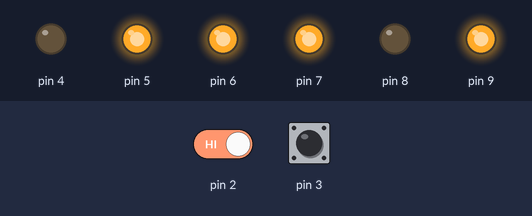
The sketch below on a simulated Arduino Uno, built with avr-gcc and run on an emulated ATmega328P. On the bench: output pins drawn as LEDs (lit = HIGH). Inputs (shaded band) come from the test bench; at power-on: pin 2 HIGH, pin 3 HIGH. What the sketch prints to the serial monitor is not drawn.

Above: at 1.3 s.
1.4 s: pin 2 driven LOW
Timing chart, 0 to 4.4 s (numbered marks = the images above; inputs shaded):
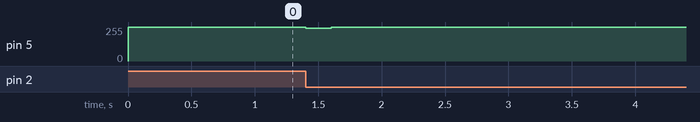

Measured:
- after the input at 1.4 s, pin 5: 255/255 → 247/255 at once, → 255/255 0.20 s later, → 252/255 0.20 s later

The sketch:

PIDTest.ino
```cpp
#include <TimerOne.h>
#include <PID_v1.h>
#include "Car.h"


double right_count, left_count, adjusted_left_value = 100, adjusted_right_value = 100, t_left_count=0,t_right_count=0;


//PID left_pid(&left_count, &adjusted_left_value, &right_count, 1, 10, 0.1, DIRECT);
PID right_pid(&right_count, &adjusted_right_value, &left_count, 1, 10, 0.1, DIRECT);
Car car(6, 7, 8, 5, 9, 4);


void count_left()
{
	t_left_count++;
};

void count_right()
{
	t_right_count++;
};

void reset_counter()
{
	right_count = t_right_count;
	t_right_count = 0;
	left_count = t_left_count;
	t_left_count = 0;
//	left_pid.Compute();
	right_pid.Compute();

	Serial.print(right_count);
	Serial.print(" ");
	Serial.print(left_count);
	Serial.print(" ");
	Serial.print(adjusted_right_value);
	Serial.print(" ");
	Serial.println(adjusted_left_value);
}

void setup()
{
	Serial.begin(9600);

	left_count = 0;
	right_count = 1000;

//	left_pid.SetMode(AUTOMATIC);
//	left_pid.SetOutputLimits(0, 100);
	right_pid.SetMode(AUTOMATIC);
	right_pid.SetOutputLimits(0, 100);


	attachInterrupt(0, count_right, FALLING);
	attachInterrupt(1, count_left, FALLING);

	Timer1.initialize(100000); // initialize timer1 and set interrupt period
	Timer1.attachInterrupt(reset_counter);

	car.lunch();

	car.forward();

	delay(100);
}

void loop()
{
	car.forward(adjusted_left_value,adjusted_right_value);
}
```

Car.h
```cpp
// Car.h

#ifndef _CAR_h
#define _CAR_h

#if defined(ARDUINO) && ARDUINO >= 100
#include "arduino.h"
#else
#include "WProgram.h"
#endif
#include "Wheel.h"

class Car
{
private:
	Car(Wheel* wheel_left, Wheel* wheel_right)
		: wheel_left(wheel_left),
		wheel_right(wheel_right)
	{
	}

protected:
	Wheel *wheel_left, *wheel_right;

public:
	Car(int left_en, int left_in1, int left_in2, int right_en, int right_in1, int right_in2)
		:Car(new Wheel(left_en, left_in1, left_in2), new Wheel(right_en, right_in1, right_in2))
	{
	}

	~Car()
	{
		delete this->wheel_left;
		delete this->wheel_right;
	}

	void lunch()
	{
		this->wheel_left->lunch();
		this->wheel_right->lunch();
	}

	void test()
	{

		this->wheel_left
			->rotate_direction(Wheel::Positive)
			->speed(100);
		delay(500);
		this->wheel_left
			->rotate_direction(Wheel::Negative)
			->speed(100);
		delay(500);
		this->wheel_left->stop();

		this->wheel_right
			->rotate_direction(Wheel::Positive)
			->speed(100);
		delay(500);
		this->wheel_right
			->rotate_direction(Wheel::Negative)
			->speed(100);
		delay(500);
		this->wheel_right->stop();
	}

	void forward(double left_speed = 100, double right_speed=100)
	{
		this->wheel_left
			->rotate_direction(Wheel::Positive)
			->speed(left_speed);
		this->wheel_right
			->rotate_direction(Wheel::Positive)
			->speed(right_speed);
	}

	void backward(int speed = 100)
	{
		this->wheel_left
			->rotate_direction(Wheel::Negative)
			->speed(speed);
		this->wheel_right
			->rotate_direction(Wheel::Negative)
			->speed(speed);
	}

	void turn_left(int speed = 100)
	{
		this->wheel_left
			->rotate_direction(Wheel::Negative)
			->speed(speed);
		this->wheel_right
			->rotate_direction(Wheel::Positive)
			->speed(speed);
	}

	void turn_right(int speed = 100)
	{
		this->wheel_left
			->rotate_direction(Wheel::Positive)
			->speed(speed);
		this->wheel_right
			->rotate_direction(Wheel::Negative)
			->speed(speed);
	}

	void stop()
	{
		this->wheel_left->stop();
		this->wheel_right->stop();
	}
};

#endif
```

Wheel.h
```cpp
// Wheel.h

#ifndef _WHEEL_h
#define _WHEEL_h

#if defined(ARDUINO) && ARDUINO >= 100
#include "arduino.h"
#else
#include "WProgram.h"
#endif


class Wheel
{
private:
	int enable_pin, in1_pin, in2_pin;

protected:

public:

	Wheel(int enable_pin, int in1_pin, int in2_pin)
	{
		this->enable_pin = enable_pin;
		this->in1_pin = in1_pin;
		this->in2_pin = in2_pin;
	}

	enum WheelDirection
	{
		Positive,
		Negative
	};

	Wheel* lunch()
	{
		pinMode(enable_pin, OUTPUT);
		pinMode(in1_pin, OUTPUT);
		pinMode(in2_pin, OUTPUT);
		return this;
	}

	Wheel* speed(double speed = 100)
	{
		analogWrite(enable_pin, map(speed, 0, 100, 0, 255));
		return this;
	}

	Wheel* rotate_direction(WheelDirection wheel_direction)
	{
		switch (wheel_direction)
		{
		case Positive:
			digitalWrite(in1_pin, HIGH);
			digitalWrite(in2_pin, LOW);
			break;

		case Negative:
			digitalWrite(in1_pin, LOW);
			digitalWrite(in2_pin, HIGH);
			break;

		}
		return this;
	}

	Wheel* stop()
	{
		speed(0);
		return this;
	}
};

#endif
```
